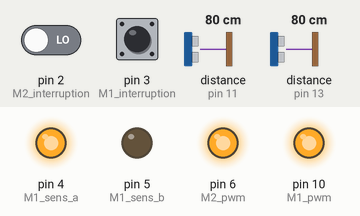
Recording of a program running on a simulated Arduino Uno, built with avr-gcc and run on an emulated ATmega328P. Parts: output pins drawn as LEDs (lit = HIGH). Wiring (inferred from the names in the program): 2 × ultrasonic range finder: trigger pin 8, echo pin 11 / trigger pin 12, echo pin 13. The test bench sets the inputs (shaded band); at power-on: distance to the obstacle (sensors on pin 11, pin 13) 80 cm, pin 2 (M2_interruption) LOW, pin 3 (M1_interruption) LOW. The echo pulse lasts 58.3 µs per cm; pins used as bus, display or sensor lines are not drawn.

Above: at 1.2 s.
1.3 s: distance to the obstacle (sensor on pin 11) set to 35 cm
At 4.1 s:
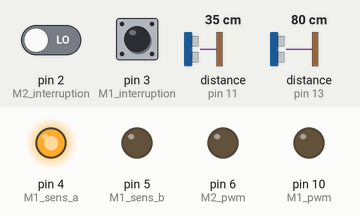
4.3 s: distance to the obstacle (sensor on pin 11) set to 60 cm
7.3 s: distance to the obstacle (sensor on pin 13) set to 18 cm
8.8 s: distance to the obstacle (sensor on pin 11) set to 160 cm
11.8 s: distance to the obstacle (sensor on pin 11) set to 167 cm
14.8 s: distance to the obstacle (sensor on pin 13) set to 48 cm
17.8 s: distance to the obstacle (sensor on pin 13) set to 53 cm
Timing chart, 0 to 20.3 s (numbered marks = the images above; inputs shaded):
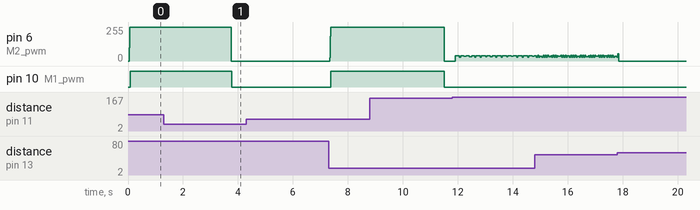

Measured:
- after the input at 4.3 s, every drawn part: stays the same

The program:

main.cpp
```cpp
#include <Arduino.h>

#define consigne 2 // consigne de vitesse
#define r_reduc 20 // rapport de réduction
#define impulsion 11 // nb impulsion par tour
#define cad_ech 0.01 // cadence d'échantillonage

// PINS Moteur 1
#define M1_pwm 10
#define M1_sens_a 4
#define M1_sens_b 5
#define M1_interruption 3

// PINS Moteur 2
#define M2_pwm 6
#define M2_sens_a 1
#define M2_sens_b 7
#define M2_interruption 2

// PINS Capteur 1
#define trig_a 8
#define echo_a 11

//PINS Capteur 2
#define trig_b 12
#define echo_b 13

const float vitesse_son = 340.0/1000; // vitesse du son

//PID
float erreur;
float vitesse;
float commande_M1;
float commande_M2;
float erreur_precedente = 2;
float somme_erreur = 0;
float current_speed;

//Obstacles
long temps;
float distance_A;
float distance_B;
double rep_capteur;
volatile int tick_M1 = 0; // compte le nombre d'impulsions
volatile int tick_M2 = 0; // compte le nombre d'impulsions

// Rotation
int nb_tour;
bool angle_dep;

// incrémentation dès qu'il y a un signal
void comptage_M1(){
 tick_M1++;
}

void comptage_M2(){
 tick_M2++;
}

// Contourne l'obstacle
void rotation(){
  // On arrête les moteurs
  analogWrite(M1_pwm, 0);
  analogWrite(M2_pwm, 0);

  // Cas où l'obstacle est en face ou sur la droite
  if (distance_A>=distance_B){

    // On tourne jusqu'à ce qu'on ne voit plus l'obstacle
    while (distance_A<500 && distance_B<500){

      angle_dep=false; // Indique que l'on a changé d'angle
      analogWrite(M1_pwm,200);
      delay(500);
      analogWrite(M1_pwm,0);
      nb_tour++; // Nombre de fois où on exécute la boucle

      /**** CAPTEUR A ****/
      // Envoi des ultrasons
      digitalWrite(trig_a, HIGH) ;
      delayMicroseconds (10) ;
      digitalWrite(trig_a, LOW) ;

      //Reception des ultrasons
      temps = pulseIn(echo_a, HIGH, 10000);
      distance_A = temps / 2.0 * vitesse_son ; // distance en mm
      /**** CAPTEUR B ****/
      // Envoi des ultrasons
      digitalWrite(trig_b, HIGH) ;
      delayMicroseconds (10) ;
      digitalWrite(trig_b, LOW) ;

      //Reception des ultrasons
      temps = pulseIn(echo_b, HIGH, 10000);
      distance_B = temps / 2.0 * vitesse_son ; // distance en mm


    }

    // On avance puis on revient à l'angle initial jusqu'à ce qu'il n'y ait plus
    // d'obstacle lorsque qu'on se trouve à l'angle initial
    while (angle_dep!=true){

      analogWrite(M1_pwm, 200);
      analogWrite(M2_pwm, 200);
      delay(1000);
      analogWrite(M1_pwm, 0);
      analogWrite(M2_pwm, 0);
      for (int i=0; i<nb_tour;i++){
          analogWrite(M2_pwm,200);
          delay(500);
          analogWrite(M2_pwm,0);
      }

      /**** CAPTEUR A ****/
      // Envoi des ultrasons
      digitalWrite(trig_a, HIGH) ;
      delayMicroseconds (10) ;
      digitalWrite(trig_a, LOW) ;

      //Reception des ultrasons
      temps = pulseIn(echo_a, HIGH, 10000);
      distance_A = temps / 2.0 * vitesse_son ; // distance en mm
      /**** CAPTEUR B ****/
      // Envoi des ultrasons
      digitalWrite(trig_b, HIGH) ;
      delayMicroseconds (10) ;
      digitalWrite(trig_b, LOW) ;

      //Reception des ultrasons
      temps = pulseIn(echo_b, HIGH, 10000);
      distance_B = temps / 2.0 * vitesse_son ; // distance en mm

      if (distance_A>500 && distance_B>500){
        angle_dep=true;
      }

    }


  } else {

      // Fonctionnement analogue, l'obstacle se situe ici à gauche
      while (distance_A<500 && distance_B<500){
        angle_dep=false;
        analogWrite(M2_pwm,200);
        delay(500);
        analogWrite(M2_pwm,0);
        nb_tour++;
        /**** CAPTEUR A ****/
        // Envoi des ultrasons
        digitalWrite(trig_a, HIGH) ;
        delayMicroseconds (10) ;
        digitalWrite(trig_a, LOW) ;

        //Reception des ultrasons
        temps = pulseIn(echo_a, HIGH, 10000);
        distance_A = temps / 2.0 * vitesse_son ; // distance en mm
        /**** CAPTEUR B ****/
        // Envoi des ultrasons
        digitalWrite(trig_b, HIGH) ;
        delayMicroseconds (10) ;
        digitalWrite(trig_b, LOW) ;

        //Reception des ultrasons
        temps = pulseIn(echo_b, HIGH, 10000);
        distance_B = temps / 2.0 * vitesse_son ; // distance en mm


      }

      while (angle_dep!=true){

        analogWrite(M1_pwm, 200);
        analogWrite(M2_pwm, 200);
        delay(1000);
        analogWrite(M1_pwm, 0);
        analogWrite(M2_pwm, 0);
        for (int i=0; i<nb_tour;i++){
            analogWrite(M1_pwm,200);
            delay(500);
            analogWrite(M1_pwm,0);
        }

        /**** CAPTEUR A ****/
        // Envoi des ultrasons
        digitalWrite(trig_a, HIGH) ;
        delayMicroseconds (10) ;
        digitalWrite(trig_a, LOW) ;

        //Reception des ultrasons
        temps = pulseIn(echo_a, HIGH, 10000);
        distance_A = temps / 2.0 * vitesse_son ; // distance en mm
        /**** CAPTEUR B ****/
        // Envoi des ultrasons
        digitalWrite(trig_b, HIGH) ;
        delayMicroseconds (10) ;
        digitalWrite(trig_b, LOW) ;

        //Reception des ultrasons
        temps = pulseIn(echo_b, HIGH, 10000);
        distance_B = temps / 2.0 * vitesse_son ; // distance en mm

        if (distance_A>500 && distance_B>500){
          angle_dep=true;
        }

      }


  }


}

ISR(TIMER1_COMPA_vect){

  cli();

  // Un obstacle est très proche
  // On s'arrête et on contourne l'obstacle
  if (rep_capteur==0){
    rotation();

  // L'obstacle est loin ou inexistant, on continue d'avancer
  } else {

    /************ MOTEUR 1*******************/

    // Calcul de la vitesse du moteur
    current_speed = tick_M1/(r_reduc*cad_ech*impulsion);

    // Calcul de l'erreur
    erreur = rep_capteur-current_speed;
    somme_erreur+=erreur;

    // Calcul de la commande
    commande_M1 = 0.05714285714*erreur
    + 0.45454545454*somme_erreur
    + 0*(erreur-erreur_precedente); // kp = 2/35 ; ki = 15/33 ; kd = 0

    erreur_precedente = erreur;

    // Conversion de la commande
    commande_M1 = (int)(255*commande_M1/5);
    commande_M1 = commande_M1>255 ? 255 : commande_M1;
    commande_M1 = commande_M1<0 ? 0 : commande_M1;

    tick_M1=0;

    /************ MOTEUR 2*******************/

    // Calcul de la vitesse du moteur
    current_speed = tick_M2/(r_reduc*cad_ech*impulsion);

    // Calcul de l'erreur
    erreur = rep_capteur-current_speed;
    somme_erreur+=erreur;

    // Calcul de la commande
    commande_M2 = 0.05714285714*erreur
    + 0.45454545454*somme_erreur
    + 0*(erreur-erreur_precedente); // kp = 2/35 ; ki = 15/33 ; kd = 0

    erreur_precedente = erreur;

    // Conversion de la commande
    commande_M2 = (int)(255*commande_M2/5);
    commande_M2 = commande_M2>255 ? 255 : commande_M2;
    commande_M2 = commande_M2<0 ? 0 : commande_M2;

    // Commande des moteurs
    analogWrite(M1_pwm, commande_M1);
    analogWrite(M2_pwm, commande_M2);

    tick_M2=0;


  }

  sei();

}


void setup() {

  Serial.begin(9600);

  // Initialisation des pins moteur A
  pinMode(M1_sens_a, OUTPUT);// pin de direction
  pinMode(M1_sens_b, OUTPUT);// pin de direction
  pinMode(M1_pwm,OUTPUT); // pin du PWM (rapport cyclique)
  pinMode(M1_interruption,INPUT); // pin d'interruption

  // Initialisation des pins moteur B
  pinMode(M1_sens_a, OUTPUT);// pin de direction
  pinMode(M1_sens_b, OUTPUT);// pin de direction
  pinMode(M1_pwm,OUTPUT); // pin du PWM (rapport cyclique)
  pinMode(M1_interruption,INPUT); // pin d'interruption

  // Pins des capteurs
  pinMode(echo_a, INPUT);
  pinMode(trig_a, OUTPUT);
  pinMode(echo_b, INPUT);
  pinMode(trig_b, OUTPUT);

  // On fait tourner les moteurs dans un sens
  digitalWrite(M1_sens_a,HIGH);
  digitalWrite(M1_sens_b,LOW);
  digitalWrite(M2_sens_a,HIGH);
  digitalWrite(M2_sens_b,LOW);

  // on incrémente le nombre de tick dès qu'il y a un signal
  //par le biais de la fonction comptage
  attachInterrupt(digitalPinToInterrupt(M1_interruption), comptage_M1, RISING);
  attachInterrupt(digitalPinToInterrupt(M2_interruption), comptage_M2, RISING);

  // TIMER 1 pour 100 hz
  cli();
  TCCR1A = 0; // set entire TCCR1A register to 0
  TCCR1B = 0; // same for TCCR1B
  TCNT1  = 0; // initialize counter value to 0
  // on initialise un "buffer" pour le timer pour avoir la fréquence désiré
  OCR1A = 19999; // = 16000000 / (8 * 100) - 1 (must be <65536)
  // turn on CTC mode
  TCCR1B |= (1 << WGM12);
  // Set CS12, CS11 and CS10 bits for 8 prescaler pour controler la vitesse du timer
  TCCR1B |= (0 << CS12) | (1 << CS11) | (0 << CS10);
  // on allume le timer 1
  TIMSK1 |= (1 << OCIE1A);
  sei();
}


void loop() {
      /**** CAPTEUR A ****/
      // Envoi des ultrasons
      digitalWrite(trig_a, HIGH) ;
      delayMicroseconds (10) ;
      digitalWrite(trig_a, LOW) ;

      //Reception des ultrasons
      temps = pulseIn(echo_a, HIGH, 10000);
      distance_A = temps / 2.0 * vitesse_son ; // distance en mm

      /**** CAPTEUR B ****/
      // Envoi des ultrasons
      digitalWrite(trig_b, HIGH) ;
      delayMicroseconds (10) ;
      digitalWrite(trig_b, LOW) ;

      //Reception des ultrasons
      temps = pulseIn(echo_b, HIGH, 10000);
      distance_B = temps / 2.0 * vitesse_son ; // distance en mm

      // Affectation d'une consigne selon la distance de l'obstacle
      rep_capteur=consigne;
      rep_capteur = (distance_A < 500 || distance_B < 500 ) ? 1.9 : rep_capteur;
      rep_capteur = (distance_A < 400 || distance_B < 400)  ? 1.85 : rep_capteur;
      rep_capteur = (distance_A < 300 || distance_B < 300)  ? 1.75 : rep_capteur;
      rep_capteur = (distance_A < 200 || distance_B < 200)  ? 1.7 : rep_capteur;
      rep_capteur = (distance_A < 100 || distance_B < 100)  ? 0 : rep_capteur;

}
```
